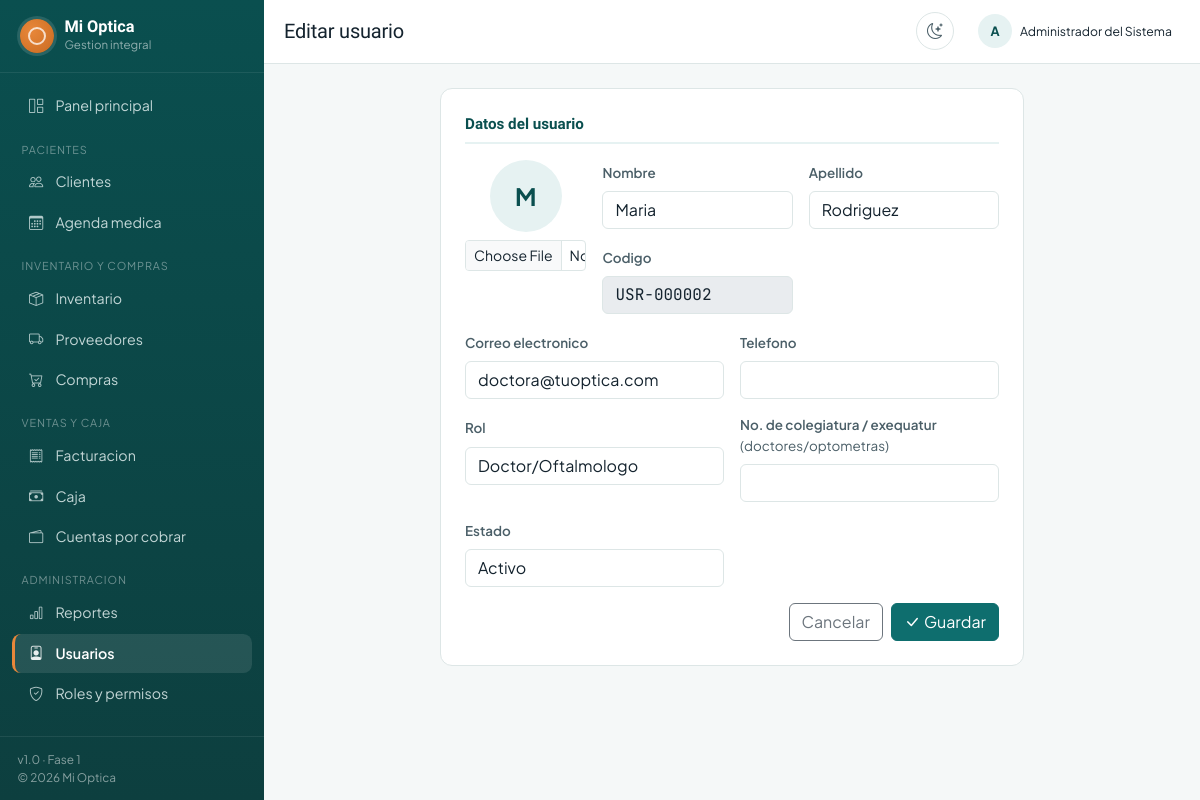
Page /usuarios/editar/2 (signed in) on the committed database.
### tables this page shows
CREATE TABLE usuarios (
    id               INT UNSIGNED AUTO_INCREMENT PRIMARY KEY,
    codigo           VARCHAR(20)  NOT NULL,
    nombre           VARCHAR(80)  NOT NULL,
    apellido         VARCHAR(80)  NOT NULL,
    email            VARCHAR(150) NOT NULL,
    username         VARCHAR(50)  NOT NULL,
    password_hash    VARCHAR(255) NOT NULL,
    telefono         VARCHAR(20)  NULL,
    foto             VARCHAR(255) NULL,
    rol_id           INT UNSIGNED NOT NULL,
    firma_digital    VARCHAR(255) NULL COMMENT 'Ruta de imagen de firma escaneada, para doctores',
    cmd_colegiado    VARCHAR(50)  NULL COMMENT 'Numero de exequatur/colegiatura del especialista',
    estado           ENUM('activo','inactivo') NOT NULL DEFAULT 'activo',
    debe_cambiar_password TINYINT(1) NOT NULL DEFAULT 1,
    intentos_fallidos INT UNSIGNED NOT NULL DEFAULT 0,
    bloqueado_hasta  DATETIME NULL,
    two_factor_secret VARCHAR(255) NULL COMMENT 'Preparado para 2FA (TOTP)',
    two_factor_activo TINYINT(1) NOT NULL DEFAULT 0,
    ultimo_login     DATETIME NULL,
    ultimo_login_ip  VARCHAR(45) NULL,
    created_at       DATETIME NOT NULL DEFAULT CURRENT_TIMESTAMP,
    updated_at       DATETIME NOT NULL DEFAULT CURRENT_TIMESTAMP ON UPDATE CURRENT_TIMESTAMP,
    UNIQUE KEY uq_usuarios_codigo (codigo),
    UNIQUE KEY uq_usuarios_email (email),
    UNIQUE KEY uq_usuarios_username (username),
    KEY idx_usuarios_rol (rol_id),
    CONSTRAINT fk_usuarios_rol FOREIGN KEY (rol_id) REFERENCES roles(id) ON DELETE RESTRICT ON UPDATE CASCADE
);

CREATE TABLE roles (
    id              INT UNSIGNED AUTO_INCREMENT PRIMARY KEY,
    nombre          VARCHAR(50)  NOT NULL,
    descripcion     VARCHAR(255) NULL,
    es_sistema      TINYINT(1)   NOT NULL DEFAULT 0 COMMENT 'Roles base que no se pueden eliminar (solo renombrar permisos)',
    estado          ENUM('activo','inactivo') NOT NULL DEFAULT 'activo',
    created_at      DATETIME NOT NULL DEFAULT CURRENT_TIMESTAMP,
    updated_at      DATETIME NOT NULL DEFAULT CURRENT_TIMESTAMP ON UPDATE CURRENT_TIMESTAMP,
    UNIQUE KEY uq_roles_nombre (nombre)
);

### app/Views/usuarios/form.php (the view, shortened to what the rows shown need)
<?php
$esEdicion = !empty($usuario['id']);
$tituloPagina = $esEdicion ? 'Editar usuario' : 'Nuevo usuario';
$accion = $esEdicion ? Url::to('usuarios/actualizar/' . $usuario['id']) : Url::to('usuarios/guardar');
?>
<div class="row justify-content-center">
    <div class="col-12 col-lg-8">
        <div class="card p-4">
            <form method="POST" action="<?= e($accion) ?>" enctype="multipart/form-data">
                <div class="form-section-title">Datos del usuario</div>
                <div class="row g-3 mb-3">
                    <div class="col-md-3 text-center">
                        <span class="avatar-circle mx-auto mb-2" style="width:72px;height:72px;font-size:1.5rem;">
                            <?= e(mb_strtoupper(mb_substr($usuario['nombre'] ?? 'U', 0, 1))) ?>
                        </span>
                        <input type="file" name="foto" class="form-control form-control-sm" accept="image/*">
                    </div>
                    <div class="col-md-9">
                        <div class="row g-3">
                            <div class="col-md-6">
                                <label class="form-label">Nombre</label>
                                <input type="text" name="nombre" class="form-control <?= isset($errores['nombre']) ? 'is-invalid' : '' ?>" value="<?= e($usuario['nombre'] ?? '') ?>" required>
                            </div>
                            <div class="col-md-6">
                                <label class="form-label">Apellido</label>
                                <input type="text" name="apellido" class="form-control <?= isset($errores['apellido']) ? 'is-invalid' : '' ?>" value="<?= e($usuario['apellido'] ?? '') ?>" required>
                            </div>
                            <div class="col-md-6">
                                <label class="form-label">Codigo</label>
                                <input type="text" class="form-control font-mono" value="<?= e($usuario['codigo'] ?? $siguienteCodigo) ?>" disabled>
                            </div>
                        </div>
                    </div>
                </div>
                <div class="row g-3 mb-3">
                    <div class="col-md-6">
                        <label class="form-label">Correo electronico</label>
                        <input type="email" name="email" class="form-control <?= isset($errores['email']) ? 'is-invalid' : '' ?>" value="<?= e($usuario['email'] ?? '') ?>" required>
                    </div>
                    <div class="col-md-6">
                        <label class="form-label">Telefono</label>
                        <input type="text" name="telefono" class="form-control" value="<?= e($usuario['telefono'] ?? '') ?>">
                    </div>
                    <div class="col-md-6">
                        <label class="form-label">Rol</label>
                        <select name="rol_id" class="form-select <?= isset($errores['rol_id']) ? 'is-invalid' : '' ?>" required>
                            <?php foreach ($roles as $r): ?>
                                <option value="<?= (int) $r['id'] ?>" <?= (int) ($usuario['rol_id'] ?? 0) === (int) $r['id'] ? 'selected' : '' ?>><?= e($r['nombre']) ?></option>
                            <?php endforeach; ?>
                        </select>
                    </div>
                    <div class="col-md-6">
                        <label class="form-label">No. de colegiatura / exequatur <span class="text-muted-soft fw-normal">(doctores/optometras)</span></label>
                        <input type="text" name="cmd_colegiado" class="form-control" value="<?= e($usuario['cmd_colegiado'] ?? '') ?>">
                    </div>
                    <?php if (!$esEdicion): ?>
                    <div class="col-md-6">
                        <label class="form-label">Contraseña temporal</label>
                        <input type="password" name="password" class="form-control <?= isset($errores['password']) ? 'is-invalid' : '' ?>" minlength="8" required>
                        <div class="form-text">El usuario debera cambiarla en su primer inicio de sesion.</div>
                    </div>
                    <?php else: ?>
                    <div class="col-md-6">
                        <label class="form-label">Estado</label>
                        <select name="estado" class="form-select">
                            <option value="activo" <?= ($usuario['estado'] ?? '') === 'activo' ? 'selected' : '' ?>>Activo</option>
                        </select>
                    </div>
                    <?php endif; ?>
                </div>
                <div class="d-flex justify-content-end gap-2">
                    <a href="<?= e(Url::to('usuarios')) ?>" class="btn btn-outline-secondary">Cancelar</a>
                    <button type="submit" class="btn btn-primary"><i class="bi bi-check-lg me-1"></i>Guardar</button>
                </div>
            </form>
        </div>
    </div>
</div>

### app/Core/Router.php (shortened to what the rows shown need)
<?php
class Router
{
    private array $routes = [];
    private function addRoute(string $method, string $path, array|callable $handler, array $middleware): void
    {
        $pattern = preg_replace('#\{[a-zA-Z_][a-zA-Z0-9_]*\}#', '([^/]+)', trim($path, '/'));
        $this->routes[] = [
            'method'     => $method,
            'pattern'    => '#^' . $pattern . '$#',
            'handler'    => $handler,
            'middleware' => $middleware,
        ];
    }
    public function dispatch(string $method, string $uri): void
    {
        $uri = trim((string) parse_url($uri, PHP_URL_PATH), '/');
        foreach ($this->routes as $route) {
            if ($route['method'] !== $method) {
                continue;
            }
            if (preg_match($route['pattern'], $uri, $matches)) {
                array_shift($matches);
                $this->llamarHandler($route['handler'], array_values($matches));
                return;
            }
        }
    }
    private function llamarHandler(array|callable $handler, array $params): void
    {
        if (is_array($handler)) {
            [$controllerClass, $method] = $handler;
            $controller = new $controllerClass();
            $controller->$method(...$params);
            return;
        }
    }
}

### app/Views/layouts/main.php (shortened to what the rows shown need)
<?php
$temaPreferido = $_COOKIE['tema'] ?? 'claro';
$bsTheme = $temaPreferido === 'oscuro' ? 'dark' : 'light';
$tituloPagina = $tituloPagina ?? 'Panel';
?>
<!DOCTYPE html>
<html lang="es" data-bs-theme="<?= e($bsTheme) ?>" data-tema-app="<?= e($temaPreferido) ?>">
<head>
    <link href="https://cdn.jsdelivr.net/npm/bootstrap@5.3.3/dist/css/bootstrap.min.css" rel="stylesheet">
    <link href="https://cdn.jsdelivr.net/npm/bootstrap-icons@1.11.3/font/bootstrap-icons.css" rel="stylesheet">
    <link href="<?= e(Url::asset('css/app.css')) ?>" rel="stylesheet">
</head>
<body>
<div class="app-shell">
    <aside class="app-sidebar">
        <div class="brand">
            <div class="brand-mark"></div>
            <div>
                <div class="brand-name"><?= e(APP_NAME) ?></div>
                <div class="brand-sub">Gestion integral</div>
            </div>
        </div>
        <nav class="app-nav">
            <a class="nav-link <?= Url::esActiva('dashboard') || Url::actual() === '' ? 'active' : '' ?>" href="<?= e(Url::to('dashboard')) ?>">
                <i class="bi bi-grid-1x2"></i> Panel principal
            </a>
            <?php if (Auth::puede('clientes.ver')): ?>
            <div class="nav-section">Pacientes</div>
            <a class="nav-link <?= Url::esActiva('clientes') ? 'active' : '' ?>" href="<?= e(Url::to('clientes')) ?>">
                <i class="bi bi-people"></i> Clientes
            </a>
            <?php endif; ?>
            <?php if (Auth::puede('citas.ver')): ?>
            <a class="nav-link <?= Url::esActiva('citas') ? 'active' : '' ?>" href="<?= e(Url::to('citas')) ?>">
                <i class="bi bi-calendar3"></i> Agenda medica
            </a>
            <?php endif; ?>
            <?php if (Auth::puede('productos.ver') || Auth::puede('proveedores.ver') || Auth::puede('compras.ver')): ?>
            <div class="nav-section">Inventario y compras</div>
                <?php if (Auth::puede('productos.ver')): ?>
                <a class="nav-link <?= Url::esActiva('productos') ? 'active' : '' ?>" href="<?= e(Url::to('productos')) ?>"><i class="bi bi-box-seam"></i> Inventario</a>
                <?php endif; ?>
                <?php if (Auth::puede('proveedores.ver')): ?>
                <a class="nav-link <?= Url::esActiva('proveedores') ? 'active' : '' ?>" href="<?= e(Url::to('proveedores')) ?>"><i class="bi bi-truck"></i> Proveedores</a>
                <?php endif; ?>
                <?php if (Auth::puede('compras.ver')): ?>
                <a class="nav-link <?= Url::esActiva('compras') ? 'active' : '' ?>" href="<?= e(Url::to('compras')) ?>"><i class="bi bi-cart-check"></i> Compras</a>
                <?php endif; ?>
            <?php endif; ?>
            <?php if (Auth::puede('facturas.ver') || Auth::puede('caja.abrir') || Auth::puede('cuentas_cobrar.ver')): ?>
            <div class="nav-section">Ventas y caja</div>
                <?php if (Auth::puede('facturas.ver')): ?>
                <a class="nav-link <?= Url::esActiva('facturas') ? 'active' : '' ?>" href="<?= e(Url::to('facturas')) ?>"><i class="bi bi-receipt"></i> Facturacion</a>
                <?php endif; ?>
                <?php if (Auth::puede('caja.abrir')): ?>
                <a class="nav-link <?= Url::esActiva('caja') ? 'active' : '' ?>" href="<?= e(Url::to('caja')) ?>"><i class="bi bi-cash-stack"></i> Caja</a>
                <?php endif; ?>
                <?php if (Auth::puede('cuentas_cobrar.ver')): ?>
                <a class="nav-link <?= Url::esActiva('cuentas-por-cobrar') ? 'active' : '' ?>" href="<?= e(Url::to('cuentas-por-cobrar')) ?>"><i class="bi bi-wallet2"></i> Cuentas por cobrar</a>
                <?php endif; ?>
            <?php endif; ?>
            <?php if (Auth::puede('usuarios.ver') || Auth::puede('roles.ver') || Auth::puede('configuracion.ver') || Auth::puede('reportes.ver')): ?>
            <div class="nav-section">Administracion</div>
                <?php if (Auth::puede('reportes.ver')): ?>
                <a class="nav-link <?= Url::esActiva('reportes') ? 'active' : '' ?>" href="<?= e(Url::to('reportes')) ?>"><i class="bi bi-bar-chart"></i> Reportes</a>
                <?php endif; ?>
                <?php if (Auth::puede('usuarios.ver')): ?>
                <a class="nav-link <?= Url::esActiva('usuarios') ? 'active' : '' ?>" href="<?= e(Url::to('usuarios')) ?>"><i class="bi bi-person-badge"></i> Usuarios</a>
                <?php endif; ?>
                <?php if (Auth::puede('roles.ver')): ?>
                <a class="nav-link <?= Url::esActiva('roles') ? 'active' : '' ?>" href="<?= e(Url::to('roles')) ?>"><i class="bi bi-shield-check"></i> Roles y permisos</a>
                <?php endif; ?>
            <?php endif; ?>
        </nav>
        <div class="sidebar-foot">
            v1.0 · Fase 1<br>© <?= date('Y') ?> <?= e(APP_NAME) ?>
        </div>
    </aside>
    <div class="app-main">
        <header class="app-topbar">
            <h1 class="h5 mb-0 font-display flex-grow-1"><?= e($tituloPagina) ?></h1>
            <button id="btn-tema" class="theme-toggle" type="button" title="Cambiar tema">
                <i id="icono-tema" class="bi bi-moon-stars"></i>
            </button>
            <div class="dropdown">
                <button class="btn btn-sm d-flex align-items-center gap-2 border-0" data-bs-toggle="dropdown">
                    <span class="avatar-circle" style="width:34px;height:34px;font-size:.8rem;">
                        <?= e(mb_strtoupper(mb_substr(Auth::nombre(), 0, 1))) ?>
                    </span>
                    <span class="d-none d-md-inline small"><?= e(Auth::nombre()) ?></span>
                </button>
            </div>
        </header>
        <main class="app-content">
            <?= $contenido ?>
        </main>
    </div>
</div>
</body>
</html>

### rows in the picture
usuarios: id "Editar usuario", nombre "M", nombre "Maria", apellido "Rodriguez", codigo "USR-000002", email "doctora@tuoptica.com", rol_id "Doctor/Oftalmologo", estado "Activo"
